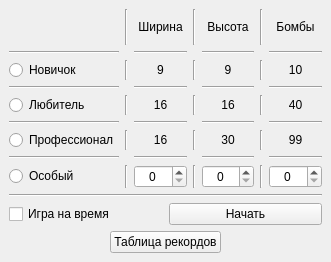
<?xml version="1.0" encoding="UTF-8"?>
<ui version="4.0">
 <class>MenuWindow</class>
 <widget class="QMainWindow" name="MenuWindow">
  <property name="geometry">
   <rect>
    <x>0</x>
    <y>0</y>
    <width>331</width>
    <height>262</height>
   </rect>
  </property>
  <property name="windowTitle">
   <string>Sapper</string>
  </property>
  <property name="windowIcon">
   <iconset resource="res.qrc">
    <normaloff>:/image/logo.ico</normaloff>:/image/logo.ico</iconset>
  </property>
  <property name="layoutDirection">
   <enum>Qt::LeftToRight</enum>
  </property>
  <widget class="QWidget" name="centralwidget">
   <layout class="QVBoxLayout" name="verticalLayout">
    <item>
     <layout class="QGridLayout" name="gridLayout">
      <item row="3" column="2">
       <widget class="Line" name="line_11">
        <property name="orientation">
         <enum>Qt::Horizontal</enum>
        </property>
       </widget>
      </item>
      <item row="6" column="0">
       <widget class="QRadioButton" name="radioButton_3">
        <property name="text">
         <string>Профессионал</string>
        </property>
       </widget>
      </item>
      <item row="8" column="6">
       <widget class="QSpinBox" name="spinBox_3">
        <property name="alignment">
         <set>Qt::AlignCenter</set>
        </property>
       </widget>
      </item>
      <item row="7" column="6">
       <widget class="Line" name="line_5">
        <property name="orientation">
         <enum>Qt::Horizontal</enum>
        </property>
       </widget>
      </item>
      <item row="2" column="2">
       <widget class="QLabel" name="label_11">
        <property name="text">
         <string>9</string>
        </property>
        <property name="alignment">
         <set>Qt::AlignCenter</set>
        </property>
       </widget>
      </item>
      <item row="5" column="4">
       <widget class="Line" name="line_8">
        <property name="orientation">
         <enum>Qt::Horizontal</enum>
        </property>
       </widget>
      </item>
      <item row="7" column="2">
       <widget class="Line" name="line_3">
        <property name="orientation">
         <enum>Qt::Horizontal</enum>
        </property>
       </widget>
      </item>
      <item row="4" column="5">
       <widget class="Line" name="line_26">
        <property name="orientation">
         <enum>Qt::Vertical</enum>
        </property>
       </widget>
      </item>
      <item row="5" column="2">
       <widget class="Line" name="line_7">
        <property name="orientation">
         <enum>Qt::Horizontal</enum>
        </property>
       </widget>
      </item>
      <item row="8" column="1">
       <widget class="Line" name="line_16">
        <property name="orientation">
         <enum>Qt::Vertical</enum>
        </property>
       </widget>
      </item>
      <item row="7" column="4">
       <widget class="Line" name="line_4">
        <property name="orientation">
         <enum>Qt::Horizontal</enum>
        </property>
       </widget>
      </item>
      <item row="0" column="3">
       <widget class="Line" name="line_19">
        <property name="orientation">
         <enum>Qt::Vertical</enum>
        </property>
       </widget>
      </item>
      <item row="2" column="1">
       <widget class="Line" name="line_17">
        <property name="orientation">
         <enum>Qt::Vertical</enum>
        </property>
       </widget>
      </item>
      <item row="3" column="6">
       <widget class="Line" name="line_13">
        <property name="orientation">
         <enum>Qt::Horizontal</enum>
        </property>
       </widget>
      </item>
      <item row="3" column="4">
       <widget class="Line" name="line_12">
        <property name="orientation">
         <enum>Qt::Horizontal</enum>
        </property>
       </widget>
      </item>
      <item row="5" column="0">
       <widget class="Line" name="line_6">
        <property name="orientation">
         <enum>Qt::Horizontal</enum>
        </property>
       </widget>
      </item>
      <item row="4" column="4">
       <widget class="QLabel" name="label_9">
        <property name="text">
         <string>16</string>
        </property>
        <property name="alignment">
         <set>Qt::AlignCenter</set>
        </property>
       </widget>
      </item>
      <item row="0" column="5">
       <widget class="Line" name="line_24">
        <property name="orientation">
         <enum>Qt::Vertical</enum>
        </property>
       </widget>
      </item>
      <item row="2" column="3">
       <widget class="Line" name="line_20">
        <property name="orientation">
         <enum>Qt::Vertical</enum>
        </property>
       </widget>
      </item>
      <item row="6" column="6">
       <widget class="QLabel" name="label_7">
        <property name="text">
         <string>99</string>
        </property>
        <property name="alignment">
         <set>Qt::AlignCenter</set>
        </property>
       </widget>
      </item>
      <item row="4" column="2">
       <widget class="QLabel" name="label_8">
        <property name="text">
         <string>16</string>
        </property>
        <property name="alignment">
         <set>Qt::AlignCenter</set>
        </property>
       </widget>
      </item>
      <item row="2" column="6">
       <widget class="QLabel" name="label_13">
        <property name="text">
         <string>10</string>
        </property>
        <property name="alignment">
         <set>Qt::AlignCenter</set>
        </property>
       </widget>
      </item>
      <item row="5" column="6">
       <widget class="Line" name="line_9">
        <property name="orientation">
         <enum>Qt::Horizontal</enum>
        </property>
       </widget>
      </item>
      <item row="2" column="0">
       <widget class="QRadioButton" name="radioButton">
        <property name="text">
         <string>Новичок</string>
        </property>
       </widget>
      </item>
      <item row="6" column="3">
       <widget class="Line" name="line_22">
        <property name="orientation">
         <enum>Qt::Vertical</enum>
        </property>
       </widget>
      </item>
      <item row="8" column="4">
       <widget class="QSpinBox" name="spinBox_2">
        <property name="alignment">
         <set>Qt::AlignCenter</set>
        </property>
       </widget>
      </item>
      <item row="0" column="4">
       <widget class="QLabel" name="label_3">
        <property name="text">
         <string>Высота</string>
        </property>
        <property name="alignment">
         <set>Qt::AlignCenter</set>
        </property>
       </widget>
      </item>
      <item row="8" column="0">
       <widget class="QRadioButton" name="radioButton_4">
        <property name="text">
         <string>Особый</string>
        </property>
       </widget>
      </item>
      <item row="6" column="2">
       <widget class="QLabel" name="label_5">
        <property name="text">
         <string>16</string>
        </property>
        <property name="alignment">
         <set>Qt::AlignCenter</set>
        </property>
       </widget>
      </item>
      <item row="8" column="2">
       <widget class="QSpinBox" name="spinBox">
        <property name="layoutDirection">
         <enum>Qt::LeftToRight</enum>
        </property>
        <property name="alignment">
         <set>Qt::AlignCenter</set>
        </property>
       </widget>
      </item>
      <item row="2" column="4">
       <widget class="QLabel" name="label_12">
        <property name="text">
         <string>9</string>
        </property>
        <property name="alignment">
         <set>Qt::AlignCenter</set>
        </property>
       </widget>
      </item>
      <item row="4" column="3">
       <widget class="Line" name="line_21">
        <property name="orientation">
         <enum>Qt::Vertical</enum>
        </property>
       </widget>
      </item>
      <item row="0" column="1">
       <widget class="Line" name="line_18">
        <property name="orientation">
         <enum>Qt::Vertical</enum>
        </property>
       </widget>
      </item>
      <item row="6" column="5">
       <widget class="Line" name="line_27">
        <property name="orientation">
         <enum>Qt::Vertical</enum>
        </property>
       </widget>
      </item>
      <item row="6" column="4">
       <widget class="QLabel" name="label_6">
        <property name="text">
         <string>30</string>
        </property>
        <property name="alignment">
         <set>Qt::AlignCenter</set>
        </property>
       </widget>
      </item>
      <item row="3" column="0">
       <widget class="Line" name="line_10">
        <property name="orientation">
         <enum>Qt::Horizontal</enum>
        </property>
       </widget>
      </item>
      <item row="4" column="6">
       <widget class="QLabel" name="label_10">
        <property name="text">
         <string>40</string>
        </property>
        <property name="alignment">
         <set>Qt::AlignCenter</set>
        </property>
       </widget>
      </item>
      <item row="8" column="5">
       <widget class="Line" name="line_28">
        <property name="orientation">
         <enum>Qt::Vertical</enum>
        </property>
       </widget>
      </item>
      <item row="4" column="0">
       <widget class="QRadioButton" name="radioButton_2">
        <property name="text">
         <string>Любитель</string>
        </property>
       </widget>
      </item>
      <item row="4" column="1">
       <widget class="Line" name="line_14">
        <property name="orientation">
         <enum>Qt::Vertical</enum>
        </property>
       </widget>
      </item>
      <item row="2" column="5">
       <widget class="Line" name="line_25">
        <property name="orientation">
         <enum>Qt::Vertical</enum>
        </property>
       </widget>
      </item>
      <item row="6" column="1">
       <widget class="Line" name="line_15">
        <property name="orientation">
         <enum>Qt::Vertical</enum>
        </property>
       </widget>
      </item>
      <item row="0" column="2">
       <widget class="QLabel" name="label_2">
        <property name="text">
         <string>Ширина</string>
        </property>
        <property name="alignment">
         <set>Qt::AlignCenter</set>
        </property>
       </widget>
      </item>
      <item row="8" column="3">
       <widget class="Line" name="line_23">
        <property name="orientation">
         <enum>Qt::Vertical</enum>
        </property>
       </widget>
      </item>
      <item row="7" column="0">
       <widget class="Line" name="line_2">
        <property name="orientation">
         <enum>Qt::Horizontal</enum>
        </property>
       </widget>
      </item>
      <item row="0" column="6">
       <widget class="QLabel" name="label_4">
        <property name="text">
         <string>Бомбы</string>
        </property>
        <property name="alignment">
         <set>Qt::AlignCenter</set>
        </property>
       </widget>
      </item>
      <item row="1" column="0">
       <widget class="Line" name="line_29">
        <property name="orientation">
         <enum>Qt::Horizontal</enum>
        </property>
       </widget>
      </item>
      <item row="1" column="2">
       <widget class="Line" name="line_30">
        <property name="orientation">
         <enum>Qt::Horizontal</enum>
        </property>
       </widget>
      </item>
      <item row="1" column="4">
       <widget class="Line" name="line_31">
        <property name="orientation">
         <enum>Qt::Horizontal</enum>
        </property>
       </widget>
      </item>
      <item row="1" column="6">
       <widget class="Line" name="line_32">
        <property name="orientation">
         <enum>Qt::Horizontal</enum>
        </property>
       </widget>
      </item>
     </layout>
    </item>
    <item>
     <widget class="Line" name="line">
      <property name="orientation">
       <enum>Qt::Horizontal</enum>
      </property>
     </widget>
    </item>
    <item>
     <layout class="QHBoxLayout" name="horizontalLayout">
      <item>
       <widget class="QCheckBox" name="checkBox">
        <property name="text">
         <string>Игра на время</string>
        </property>
       </widget>
      </item>
      <item>
       <widget class="QPushButton" name="pushButton">
        <property name="text">
         <string>Начать</string>
        </property>
       </widget>
      </item>
     </layout>
    </item>
    <item>
     <layout class="QHBoxLayout" name="horizontalLayout_4">
      <item>
       <spacer name="horizontalSpacer">
        <property name="orientation">
         <enum>Qt::Horizontal</enum>
        </property>
        <property name="sizeHint" stdset="0">
         <size>
          <width>40</width>
          <height>20</height>
         </size>
        </property>
       </spacer>
      </item>
      <item>
       <widget class="QPushButton" name="pushButton_2">
        <property name="text">
         <string>Таблица рекордов</string>
        </property>
       </widget>
      </item>
      <item>
       <spacer name="horizontalSpacer_2">
        <property name="orientation">
         <enum>Qt::Horizontal</enum>
        </property>
        <property name="sizeHint" stdset="0">
         <size>
          <width>40</width>
          <height>20</height>
         </size>
        </property>
       </spacer>
      </item>
     </layout>
    </item>
   </layout>
  </widget>
 </widget>
 <resources>
  <include location="res.qrc"/>
 </resources>
 <connections/>
</ui>
